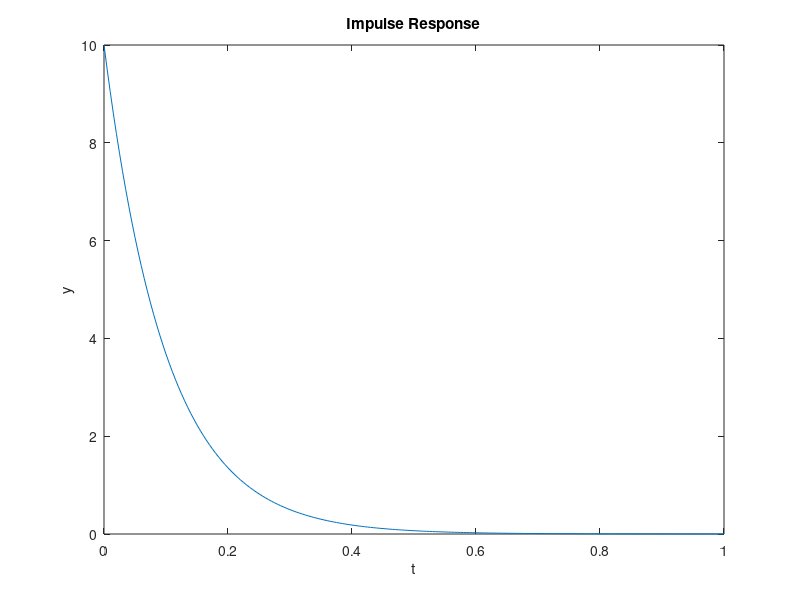

MATLAB code to generate this figure:
%plot impulse response
R = 1000;%ohms
C = 100e-6;%farads
tau = R*C;

t = 0:0.005:1;
y_imp = 1/tau*(exp(-t/tau));

plot(t,y_imp);

xlabel('t');
ylabel('y');
title('Impulse Response');
